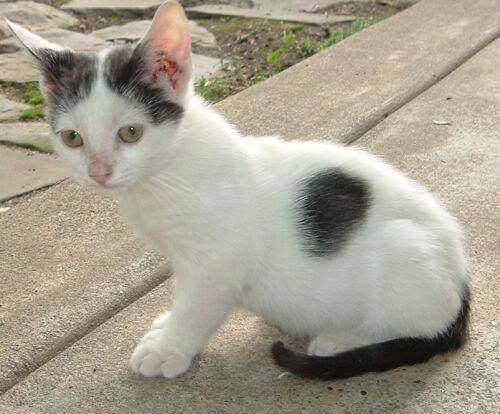
#> input picture Basics/cat3.jpg, 500 x 414 px
$ jupyter execute 'assignment-14(PythonBasics).ipynb'
#> lines starting #> are read from the running program, lines starting #| are printed output that depends on the picture
#### 1. What does RGBA stand for?
**Ans:** **RGBA** is a four-channel format containing data for `Red`, `Green`, `Blue`, and an `Alpha` value. Where Alpha Represents the Opacity

#### 2. From the Pillow module, how do you get the RGBA value of any images?
**Ans:** **`Image.getpixel()`** gives rgba value of any image

[cell 1]
from PIL import Image

# Open the image
image = Image.open("cat3.jpg")
#> image is the input picture: PIL image 500x414 RGB; mean R, G, B 165.9, 159.9, 144.3

# Get the RGBA value of a pixel at coordinates (x, y)
x = 100
y = 200
rgba_value = image.getpixel((x, y))
#> rgba_value = (163, 148, 125)

print(rgba_value)
#| (163, 148, 125)

#### 3. What is a box tuple, and how does it work?
**Ans:** A box tuple is a tuple that represents a rectangular region in an image. It consists of four values: (left, upper, right, lower), where left and upper define the coordinates of the top-left corner of the box, and right and lower define the coordinates of the bottom-right corner of the box.

#### 4. Use your image and load in notebook then, How can you find out the width and height of an Image object?
**Ans**: To find out the width and height of an Image object, you can use the size attribute

[cell 2]
from PIL import Image

image = Image.open("cat3.jpg")
width, height = image.size
#> width = 500; height = 414
print(f'width: {width} ,height: {height}')
#| width: 500 ,height: 414

#### 5. What method would you call to get Image object for a 100×100 image, excluding the lower-left quarter of it?
**Ans** : To get an Image object for a 100x100 image, excluding the lower-left quarter, you can use the crop() method followed by the resize() method.

[cell 3]
from PIL import Image

image = Image.open("cat3.jpg")
width, height = image.size

x1 = width // 2
#> x1 = 250
y1 = height // 2
#> y1 = 207
x2 = width
#> x2 = 500
y2 = height
#> y2 = 414

cropped_image = image.crop((x1, y1, x2, y2))  # Exclude the lower-left quarter
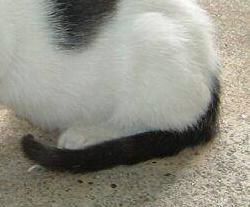
#> cropped_image: PIL image 250x207 RGB; mean R, G, B 145.8, 144.8, 133.6
resized_image = cropped_image.resize((100, 100))
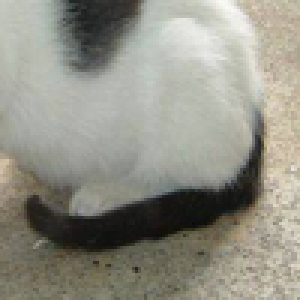
#> resized_image: PIL image 100x100 RGB (shown 3 times larger); mean R, G, B 145.8, 144.7, 133.6

resized_image.show()
